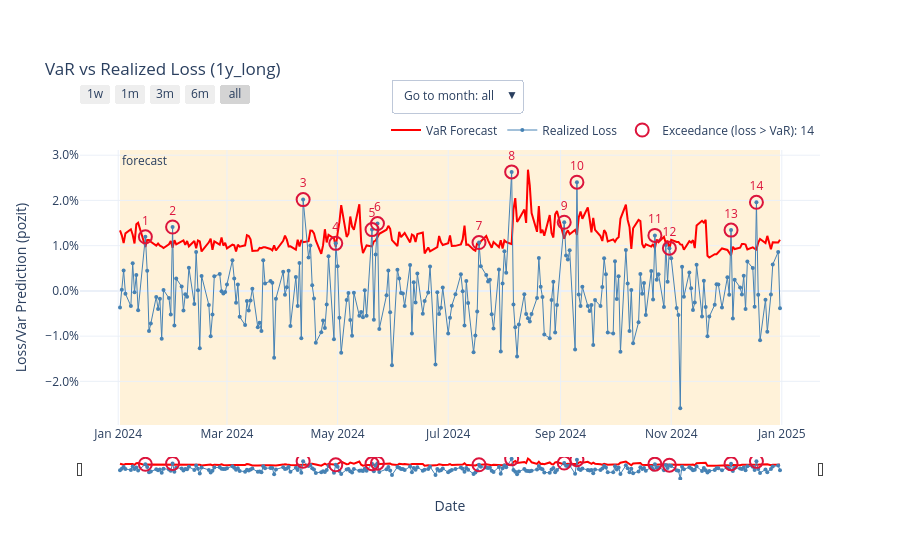
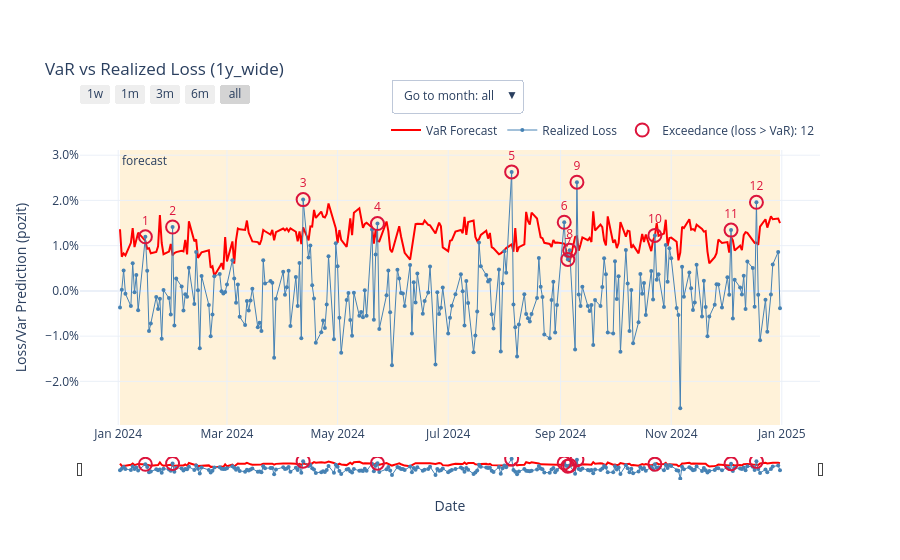
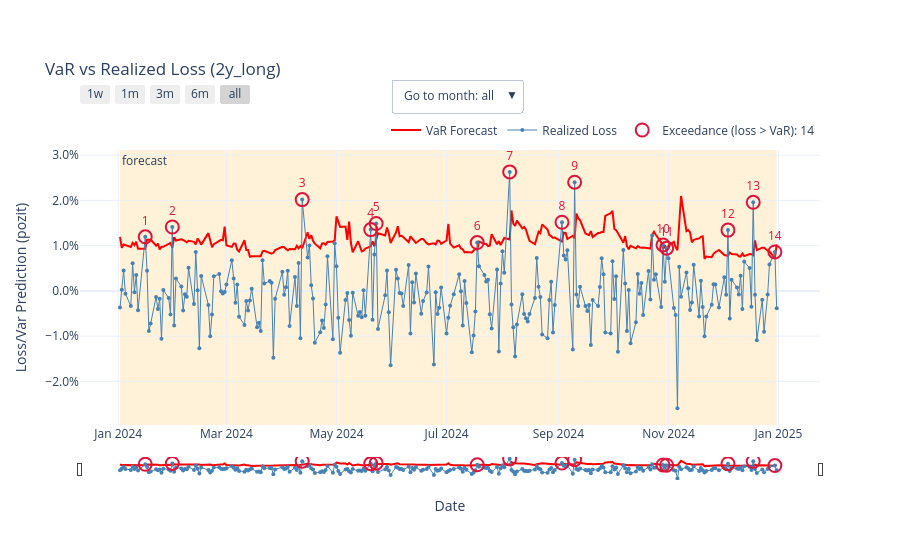
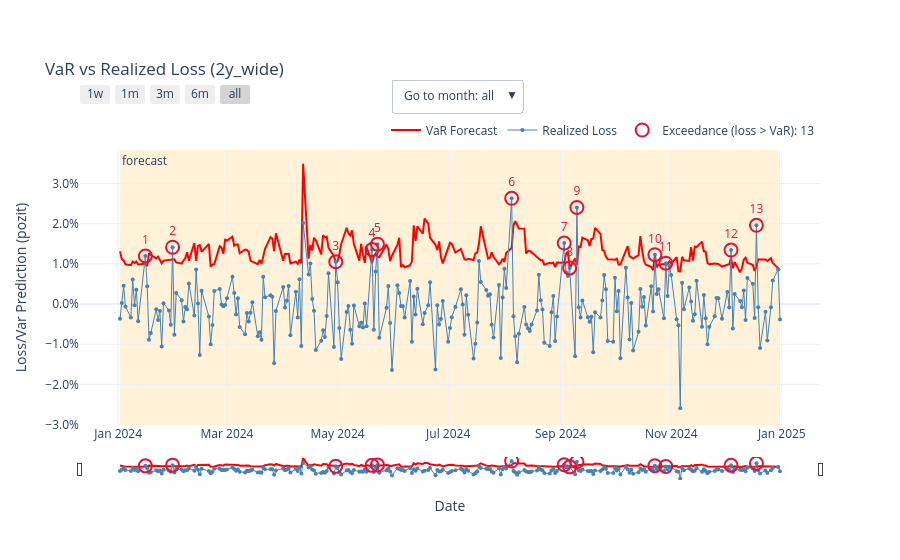

Source (notebook cell) for these figures, in order:
### Code cell
# One graph per run (hover shows predicted_variance, predicted_sigma, mu_hat and the standardized residual)
for key, run in runs.items():
    plot_var_vs_loss(run['var_df'], run['residual_bank'], title=f'VaR vs Realized Loss ({key})', calendar=run['calendar']).show()

### Figure 1 — Plotly figure (JSON) as saved in the notebook; plotly's stock layout.template omitted (floating-point values rounded to 4 significant figures; data arrays with more than 128 entries replaced by an {"elided": "..."} marker saying what was removed)
{"data": [{"customdata": {"elided": "252x5 float values"}, "hovertemplate": "<b>%{x}</b><br>VaR Forecast: %{y:.2%}<br>predicted_variance (model_output): %{customdata[0]:.3e}<br>predicted_sigma (sqrt of variance): %{customdata[1]:.2%}<br>mu_hat: %{customdata[2]:.2%}<br>Standardized Residual: %{customdata[3]:.2f}<br>Residuals used: %{customdata[4]:.0f}<extra></extra>", "line": {"color": "red", "width": 2}, "mode": "lines", "name": "VaR Forecast", "type": "scatter", "x": {"elided": "252 str values"}, "y": {"elided": "252 float values"}}, {"hovertemplate": "<b>%{x}</b><br>Realized Loss: %{y:.2%}<extra></extra>", "line": {"color": "steelblue", "width": 1}, "marker": {"size": 4}, "mode": "lines+markers", "name": "Realized Loss", "type": "scatter", "x": {"elided": "252 str values"}, "y": {"elided": "252 float values"}}, {"customdata": [[1.0, 0.009724], [2.0, 0.009559], [3.0, 0.01076], [4.0, 0.00972], [5.0, 0.009822], [6.0, 0.01191], [7.0, 0.0102], [8.0, 0.01033], [9.0, 0.01152], [10.0, 0.01239], [11.0, 0.009394], [12.0, 0.009103], [13.0, 0.007852], [14.0, 0.009133]], "hovertemplate": "<b>%{x}</b><br>Exceedance #%{customdata[0]}<br>Realized Loss: %{y:.2%}<br>VaR Forecast: %{customdata[1]:.2%}<extra></extra>", "marker": {"color": "crimson", "line": {"width": 2}, "size": 13, "symbol": "circle-open"}, "mode": "markers+text", "name": "Exceedance (loss > VaR): 14", "text": ["1", "2", "3", "4", "5", "6", "7", "8", "9", "10", "11", "12", "13", "14"], "textfont": {"color": "crimson", "size": 12}, "textposition": "top center", "type": "scatter", "x": ["2024-01-16T00:00:00.000000", "2024-01-31T00:00:00.000000", "2024-04-12T00:00:00.000000", "2024-04-30T00:00:00.000000", "2024-05-20T00:00:00.000000", "2024-05-23T00:00:00.000000", "2024-07-18T00:00:00.000000", "2024-08-05T00:00:00.000000", "2024-09-03T00:00:00.000000", "2024-09-10T00:00:00.000000", "2024-10-23T00:00:00.000000", "2024-10-31T00:00:00.000000", "2024-12-04T00:00:00.000000", "2024-12-18T00:00:00.000000"], "y": [0.01196, 0.01412, 0.02019, 0.01051, 0.01355, 0.01489, 0.01069, 0.02631, 0.01518, 0.02403, 0.01227, 0.009447, 0.01344, 0.01958]}], "layout": {"annotations": [{"showarrow": false, "text": "forecast", "x": "2024-01-02T00:00:00", "xanchor": "left", "xref": "x", "y": 1, "yanchor": "top", "yref": "y domain"}], "hovermode": "x unified", "legend": {"orientation": "h", "x": 1, "xanchor": "right", "y": 1.02, "yanchor": "bottom"}, "margin": {"t": 150}, "shapes": [{"fillcolor": "orange", "layer": "below", "line": {"width": 0}, "opacity": 0.15, "type": "rect", "x0": "2024-01-02T00:00:00", "x1": "2024-12-31T00:00:00", "xref": "x", "y0": 0, "y1": 1, "yref": "y domain"}], "title": {"text": "VaR vs Realized Loss (1y_long)"}, "updatemenus": [{"buttons": [{"args": [{"xaxis.autorange": true}], "label": "Go to month: all", "method": "relayout"}, {"args": [{"xaxis.range": ["2024-01-01", "2024-01-31"]}], "label": "2024-01", "method": "relayout"}, {"args": [{"xaxis.range": ["2024-02-01", "2024-02-29"]}], "label": "2024-02", "method": "relayout"}, {"args": [{"xaxis.range": ["2024-03-01", "2024-03-31"]}], "label": "2024-03", "method": "relayout"}, {"args": [{"xaxis.range": ["2024-04-01", "2024-04-30"]}], "label": "2024-04", "method": "relayout"}, {"args": [{"xaxis.range": ["2024-05-01", "2024-05-31"]}], "label": "2024-05", "method": "relayout"}, {"args": [{"xaxis.range": ["2024-06-01", "2024-06-30"]}], "label": "2024-06", "method": "relayout"}, {"args": [{"xaxis.range": ["2024-07-01", "2024-07-31"]}], "label": "2024-07", "method": "relayout"}, {"args": [{"xaxis.range": ["2024-08-01", "2024-08-31"]}], "label": "2024-08", "method": "relayout"}, {"args": [{"xaxis.range": ["2024-09-01", "2024-09-30"]}], "label": "2024-09", "method": "relayout"}, {"args": [{"xaxis.range": ["2024-10-01", "2024-10-31"]}], "label": "2024-10", "method": "relayout"}, {"args": [{"xaxis.range": ["2024-11-01", "2024-11-30"]}], "label": "2024-11", "method": "relayout"}, {"args": [{"xaxis.range": ["2024-12-01", "2024-12-31"]}], "label": "2024-12", "method": "relayout"}], "showactive": true, "type": "dropdown", "x": 0.42, "xanchor": "left", "y": 1.14, "yanchor": "bottom"}], "xaxis": {"rangeselector": {"buttons": [{"count": 7, "label": "1w", "step": "day", "stepmode": "backward"}, {"count": 1, "label": "1m", "step": "month", "stepmode": "backward"}, {"count": 3, "label": "3m", "step": "month", "stepmode": "backward"}, {"count": 6, "label": "6m", "step": "month", "stepmode": "backward"}, {"label": "all", "step": "all"}], "x": 0, "xanchor": "left", "y": 1.14, "yanchor": "bottom"}, "rangeslider": {"thickness": 0.07, "visible": true}, "title": {"text": "Date"}}, "yaxis": {"tickformat": ".1%", "title": {"text": "Loss/Var Prediction (pozit)"}}}}

### Figure 2 — Plotly figure (JSON) as saved in the notebook; plotly's stock layout.template omitted (floating-point values rounded to 4 significant figures; data arrays with more than 128 entries replaced by an {"elided": "..."} marker saying what was removed)
{"data": [{"customdata": {"elided": "252x5 float values"}, "hovertemplate": "<b>%{x}</b><br>VaR Forecast: %{y:.2%}<br>predicted_variance (model_output): %{customdata[0]:.3e}<br>predicted_sigma (sqrt of variance): %{customdata[1]:.2%}<br>mu_hat: %{customdata[2]:.2%}<br>Standardized Residual: %{customdata[3]:.2f}<br>Residuals used: %{customdata[4]:.0f}<extra></extra>", "line": {"color": "red", "width": 2}, "mode": "lines", "name": "VaR Forecast", "type": "scatter", "x": {"elided": "252 str values"}, "y": {"elided": "252 float values"}}, {"hovertemplate": "<b>%{x}</b><br>Realized Loss: %{y:.2%}<extra></extra>", "line": {"color": "steelblue", "width": 1}, "marker": {"size": 4}, "mode": "lines+markers", "name": "Realized Loss", "type": "scatter", "x": {"elided": "252 str values"}, "y": {"elided": "252 float values"}}, {"customdata": [[1.0, 0.01105], [2.0, 0.007833], [3.0, 0.01402], [4.0, 0.011], [5.0, 0.0103], [6.0, 0.01046], [7.0, 0.006904], [8.0, 0.006451], [9.0, 0.01205], [10.0, 0.01212], [11.0, 0.0119], [12.0, 0.01069]], "hovertemplate": "<b>%{x}</b><br>Exceedance #%{customdata[0]}<br>Realized Loss: %{y:.2%}<br>VaR Forecast: %{customdata[1]:.2%}<extra></extra>", "marker": {"color": "crimson", "line": {"width": 2}, "size": 13, "symbol": "circle-open"}, "mode": "markers+text", "name": "Exceedance (loss > VaR): 12", "text": ["1", "2", "3", "4", "5", "6", "7", "8", "9", "10", "11", "12"], "textfont": {"color": "crimson", "size": 12}, "textposition": "top center", "type": "scatter", "x": ["2024-01-16T00:00:00.000000", "2024-01-31T00:00:00.000000", "2024-04-12T00:00:00.000000", "2024-05-23T00:00:00.000000", "2024-08-05T00:00:00.000000", "2024-09-03T00:00:00.000000", "2024-09-05T00:00:00.000000", "2024-09-06T00:00:00.000000", "2024-09-10T00:00:00.000000", "2024-10-23T00:00:00.000000", "2024-12-04T00:00:00.000000", "2024-12-18T00:00:00.000000"], "y": [0.01196, 0.01412, 0.02019, 0.01489, 0.02631, 0.01518, 0.006946, 0.008969, 0.02403, 0.01227, 0.01344, 0.01958]}], "layout": {"annotations": [{"showarrow": false, "text": "forecast", "x": "2024-01-02T00:00:00", "xanchor": "left", "xref": "x", "y": 1, "yanchor": "top", "yref": "y domain"}], "hovermode": "x unified", "legend": {"orientation": "h", "x": 1, "xanchor": "right", "y": 1.02, "yanchor": "bottom"}, "margin": {"t": 150}, "shapes": [{"fillcolor": "orange", "layer": "below", "line": {"width": 0}, "opacity": 0.15, "type": "rect", "x0": "2024-01-02T00:00:00", "x1": "2024-12-31T00:00:00", "xref": "x", "y0": 0, "y1": 1, "yref": "y domain"}], "title": {"text": "VaR vs Realized Loss (1y_wide)"}, "updatemenus": [{"buttons": [{"args": [{"xaxis.autorange": true}], "label": "Go to month: all", "method": "relayout"}, {"args": [{"xaxis.range": ["2024-01-01", "2024-01-31"]}], "label": "2024-01", "method": "relayout"}, {"args": [{"xaxis.range": ["2024-02-01", "2024-02-29"]}], "label": "2024-02", "method": "relayout"}, {"args": [{"xaxis.range": ["2024-03-01", "2024-03-31"]}], "label": "2024-03", "method": "relayout"}, {"args": [{"xaxis.range": ["2024-04-01", "2024-04-30"]}], "label": "2024-04", "method": "relayout"}, {"args": [{"xaxis.range": ["2024-05-01", "2024-05-31"]}], "label": "2024-05", "method": "relayout"}, {"args": [{"xaxis.range": ["2024-06-01", "2024-06-30"]}], "label": "2024-06", "method": "relayout"}, {"args": [{"xaxis.range": ["2024-07-01", "2024-07-31"]}], "label": "2024-07", "method": "relayout"}, {"args": [{"xaxis.range": ["2024-08-01", "2024-08-31"]}], "label": "2024-08", "method": "relayout"}, {"args": [{"xaxis.range": ["2024-09-01", "2024-09-30"]}], "label": "2024-09", "method": "relayout"}, {"args": [{"xaxis.range": ["2024-10-01", "2024-10-31"]}], "label": "2024-10", "method": "relayout"}, {"args": [{"xaxis.range": ["2024-11-01", "2024-11-30"]}], "label": "2024-11", "method": "relayout"}, {"args": [{"xaxis.range": ["2024-12-01", "2024-12-31"]}], "label": "2024-12", "method": "relayout"}], "showactive": true, "type": "dropdown", "x": 0.42, "xanchor": "left", "y": 1.14, "yanchor": "bottom"}], "xaxis": {"rangeselector": {"buttons": [{"count": 7, "label": "1w", "step": "day", "stepmode": "backward"}, {"count": 1, "label": "1m", "step": "month", "stepmode": "backward"}, {"count": 3, "label": "3m", "step": "month", "stepmode": "backward"}, {"count": 6, "label": "6m", "step": "month", "stepmode": "backward"}, {"label": "all", "step": "all"}], "x": 0, "xanchor": "left", "y": 1.14, "yanchor": "bottom"}, "rangeslider": {"thickness": 0.07, "visible": true}, "title": {"text": "Date"}}, "yaxis": {"tickformat": ".1%", "title": {"text": "Loss/Var Prediction (pozit)"}}}}

### Figure 3 — Plotly figure (JSON) as saved in the notebook; plotly's stock layout.template omitted (floating-point values rounded to 4 significant figures; data arrays with more than 128 entries replaced by an {"elided": "..."} marker saying what was removed)
{"data": [{"customdata": {"elided": "252x5 float values"}, "hovertemplate": "<b>%{x}</b><br>VaR Forecast: %{y:.2%}<br>predicted_variance (model_output): %{customdata[0]:.3e}<br>predicted_sigma (sqrt of variance): %{customdata[1]:.2%}<br>mu_hat: %{customdata[2]:.2%}<br>Standardized Residual: %{customdata[3]:.2f}<br>Residuals used: %{customdata[4]:.0f}<extra></extra>", "line": {"color": "red", "width": 2}, "mode": "lines", "name": "VaR Forecast", "type": "scatter", "x": {"elided": "252 str values"}, "y": {"elided": "252 float values"}}, {"hovertemplate": "<b>%{x}</b><br>Realized Loss: %{y:.2%}<extra></extra>", "line": {"color": "steelblue", "width": 1}, "marker": {"size": 4}, "mode": "lines+markers", "name": "Realized Loss", "type": "scatter", "x": {"elided": "252 str values"}, "y": {"elided": "252 float values"}}, {"customdata": [[1.0, 0.009296], [2.0, 0.009501], [3.0, 0.009429], [4.0, 0.009855], [5.0, 0.0111], [6.0, 0.009076], [7.0, 0.01135], [8.0, 0.01091], [9.0, 0.01163], [10.0, 0.009254], [11.0, 0.008925], [12.0, 0.007766], [13.0, 0.007915], [14.0, 0.007196]], "hovertemplate": "<b>%{x}</b><br>Exceedance #%{customdata[0]}<br>Realized Loss: %{y:.2%}<br>VaR Forecast: %{customdata[1]:.2%}<extra></extra>", "marker": {"color": "crimson", "line": {"width": 2}, "size": 13, "symbol": "circle-open"}, "mode": "markers+text", "name": "Exceedance (loss > VaR): 14", "text": ["1", "2", "3", "4", "5", "6", "7", "8", "9", "10", "11", "12", "13", "14"], "textfont": {"color": "crimson", "size": 12}, "textposition": "top center", "type": "scatter", "x": ["2024-01-16T00:00:00.000000", "2024-01-31T00:00:00.000000", "2024-04-12T00:00:00.000000", "2024-05-20T00:00:00.000000", "2024-05-23T00:00:00.000000", "2024-07-18T00:00:00.000000", "2024-08-05T00:00:00.000000", "2024-09-03T00:00:00.000000", "2024-09-10T00:00:00.000000", "2024-10-29T00:00:00.000000", "2024-10-31T00:00:00.000000", "2024-12-04T00:00:00.000000", "2024-12-18T00:00:00.000000", "2024-12-30T00:00:00.000000"], "y": [0.01196, 0.01412, 0.02019, 0.01355, 0.01489, 0.01069, 0.02631, 0.01518, 0.02403, 0.01016, 0.009447, 0.01344, 0.01958, 0.008605]}], "layout": {"annotations": [{"showarrow": false, "text": "forecast", "x": "2024-01-02T00:00:00", "xanchor": "left", "xref": "x", "y": 1, "yanchor": "top", "yref": "y domain"}], "hovermode": "x unified", "legend": {"orientation": "h", "x": 1, "xanchor": "right", "y": 1.02, "yanchor": "bottom"}, "margin": {"t": 150}, "shapes": [{"fillcolor": "orange", "layer": "below", "line": {"width": 0}, "opacity": 0.15, "type": "rect", "x0": "2024-01-02T00:00:00", "x1": "2024-12-31T00:00:00", "xref": "x", "y0": 0, "y1": 1, "yref": "y domain"}], "title": {"text": "VaR vs Realized Loss (2y_long)"}, "updatemenus": [{"buttons": [{"args": [{"xaxis.autorange": true}], "label": "Go to month: all", "method": "relayout"}, {"args": [{"xaxis.range": ["2024-01-01", "2024-01-31"]}], "label": "2024-01", "method": "relayout"}, {"args": [{"xaxis.range": ["2024-02-01", "2024-02-29"]}], "label": "2024-02", "method": "relayout"}, {"args": [{"xaxis.range": ["2024-03-01", "2024-03-31"]}], "label": "2024-03", "method": "relayout"}, {"args": [{"xaxis.range": ["2024-04-01", "2024-04-30"]}], "label": "2024-04", "method": "relayout"}, {"args": [{"xaxis.range": ["2024-05-01", "2024-05-31"]}], "label": "2024-05", "method": "relayout"}, {"args": [{"xaxis.range": ["2024-06-01", "2024-06-30"]}], "label": "2024-06", "method": "relayout"}, {"args": [{"xaxis.range": ["2024-07-01", "2024-07-31"]}], "label": "2024-07", "method": "relayout"}, {"args": [{"xaxis.range": ["2024-08-01", "2024-08-31"]}], "label": "2024-08", "method": "relayout"}, {"args": [{"xaxis.range": ["2024-09-01", "2024-09-30"]}], "label": "2024-09", "method": "relayout"}, {"args": [{"xaxis.range": ["2024-10-01", "2024-10-31"]}], "label": "2024-10", "method": "relayout"}, {"args": [{"xaxis.range": ["2024-11-01", "2024-11-30"]}], "label": "2024-11", "method": "relayout"}, {"args": [{"xaxis.range": ["2024-12-01", "2024-12-31"]}], "label": "2024-12", "method": "relayout"}], "showactive": true, "type": "dropdown", "x": 0.42, "xanchor": "left", "y": 1.14, "yanchor": "bottom"}], "xaxis": {"rangeselector": {"buttons": [{"count": 7, "label": "1w", "step": "day", "stepmode": "backward"}, {"count": 1, "label": "1m", "step": "month", "stepmode": "backward"}, {"count": 3, "label": "3m", "step": "month", "stepmode": "backward"}, {"count": 6, "label": "6m", "step": "month", "stepmode": "backward"}, {"label": "all", "step": "all"}], "x": 0, "xanchor": "left", "y": 1.14, "yanchor": "bottom"}, "rangeslider": {"thickness": 0.07, "visible": true}, "title": {"text": "Date"}}, "yaxis": {"tickformat": ".1%", "title": {"text": "Loss/Var Prediction (pozit)"}}}}

### Figure 4 — Plotly figure (JSON) as saved in the notebook; plotly's stock layout.template omitted (floating-point values rounded to 4 significant figures; data arrays with more than 128 entries replaced by an {"elided": "..."} marker saying what was removed)
{"data": [{"customdata": {"elided": "252x5 float values"}, "hovertemplate": "<b>%{x}</b><br>VaR Forecast: %{y:.2%}<br>predicted_variance (model_output): %{customdata[0]:.3e}<br>predicted_sigma (sqrt of variance): %{customdata[1]:.2%}<br>mu_hat: %{customdata[2]:.2%}<br>Standardized Residual: %{customdata[3]:.2f}<br>Residuals used: %{customdata[4]:.0f}<extra></extra>", "line": {"color": "red", "width": 2}, "mode": "lines", "name": "VaR Forecast", "type": "scatter", "x": {"elided": "252 str values"}, "y": {"elided": "252 float values"}}, {"hovertemplate": "<b>%{x}</b><br>Realized Loss: %{y:.2%}<extra></extra>", "line": {"color": "steelblue", "width": 1}, "marker": {"size": 4}, "mode": "lines+markers", "name": "Realized Loss", "type": "scatter", "x": {"elided": "252 str values"}, "y": {"elided": "252 float values"}}, {"customdata": [[1.0, 0.01003], [2.0, 0.01113], [3.0, 0.01033], [4.0, 0.01015], [5.0, 0.01186], [6.0, 0.01396], [7.0, 0.0103], [8.0, 0.008905], [9.0, 0.009824], [10.0, 0.0121], [11.0, 0.009633], [12.0, 0.01151], [13.0, 0.009432]], "hovertemplate": "<b>%{x}</b><br>Exceedance #%{customdata[0]}<br>Realized Loss: %{y:.2%}<br>VaR Forecast: %{customdata[1]:.2%}<extra></extra>", "marker": {"color": "crimson", "line": {"width": 2}, "size": 13, "symbol": "circle-open"}, "mode": "markers+text", "name": "Exceedance (loss > VaR): 13", "text": ["1", "2", "3", "4", "5", "6", "7", "8", "9", "10", "11", "12", "13"], "textfont": {"color": "crimson", "size": 12}, "textposition": "top center", "type": "scatter", "x": ["2024-01-16T00:00:00.000000", "2024-01-31T00:00:00.000000", "2024-04-30T00:00:00.000000", "2024-05-20T00:00:00.000000", "2024-05-23T00:00:00.000000", "2024-08-05T00:00:00.000000", "2024-09-03T00:00:00.000000", "2024-09-06T00:00:00.000000", "2024-09-10T00:00:00.000000", "2024-10-23T00:00:00.000000", "2024-10-29T00:00:00.000000", "2024-12-04T00:00:00.000000", "2024-12-18T00:00:00.000000"], "y": [0.01196, 0.01412, 0.01051, 0.01355, 0.01489, 0.02631, 0.01518, 0.008969, 0.02403, 0.01227, 0.01016, 0.01344, 0.01958]}], "layout": {"annotations": [{"showarrow": false, "text": "forecast", "x": "2024-01-02T00:00:00", "xanchor": "left", "xref": "x", "y": 1, "yanchor": "top", "yref": "y domain"}], "hovermode": "x unified", "legend": {"orientation": "h", "x": 1, "xanchor": "right", "y": 1.02, "yanchor": "bottom"}, "margin": {"t": 150}, "shapes": [{"fillcolor": "orange", "layer": "below", "line": {"width": 0}, "opacity": 0.15, "type": "rect", "x0": "2024-01-02T00:00:00", "x1": "2024-12-31T00:00:00", "xref": "x", "y0": 0, "y1": 1, "yref": "y domain"}], "title": {"text": "VaR vs Realized Loss (2y_wide)"}, "updatemenus": [{"buttons": [{"args": [{"xaxis.autorange": true}], "label": "Go to month: all", "method": "relayout"}, {"args": [{"xaxis.range": ["2024-01-01", "2024-01-31"]}], "label": "2024-01", "method": "relayout"}, {"args": [{"xaxis.range": ["2024-02-01", "2024-02-29"]}], "label": "2024-02", "method": "relayout"}, {"args": [{"xaxis.range": ["2024-03-01", "2024-03-31"]}], "label": "2024-03", "method": "relayout"}, {"args": [{"xaxis.range": ["2024-04-01", "2024-04-30"]}], "label": "2024-04", "method": "relayout"}, {"args": [{"xaxis.range": ["2024-05-01", "2024-05-31"]}], "label": "2024-05", "method": "relayout"}, {"args": [{"xaxis.range": ["2024-06-01", "2024-06-30"]}], "label": "2024-06", "method": "relayout"}, {"args": [{"xaxis.range": ["2024-07-01", "2024-07-31"]}], "label": "2024-07", "method": "relayout"}, {"args": [{"xaxis.range": ["2024-08-01", "2024-08-31"]}], "label": "2024-08", "method": "relayout"}, {"args": [{"xaxis.range": ["2024-09-01", "2024-09-30"]}], "label": "2024-09", "method": "relayout"}, {"args": [{"xaxis.range": ["2024-10-01", "2024-10-31"]}], "label": "2024-10", "method": "relayout"}, {"args": [{"xaxis.range": ["2024-11-01", "2024-11-30"]}], "label": "2024-11", "method": "relayout"}, {"args": [{"xaxis.range": ["2024-12-01", "2024-12-31"]}], "label": "2024-12", "method": "relayout"}], "showactive": true, "type": "dropdown", "x": 0.42, "xanchor": "left", "y": 1.14, "yanchor": "bottom"}], "xaxis": {"rangeselector": {"buttons": [{"count": 7, "label": "1w", "step": "day", "stepmode": "backward"}, {"count": 1, "label": "1m", "step": "month", "stepmode": "backward"}, {"count": 3, "label": "3m", "step": "month", "stepmode": "backward"}, {"count": 6, "label": "6m", "step": "month", "stepmode": "backward"}, {"label": "all", "step": "all"}], "x": 0, "xanchor": "left", "y": 1.14, "yanchor": "bottom"}, "rangeslider": {"thickness": 0.07, "visible": true}, "title": {"text": "Date"}}, "yaxis": {"tickformat": ".1%", "title": {"text": "Loss/Var Prediction (pozit)"}}}}
